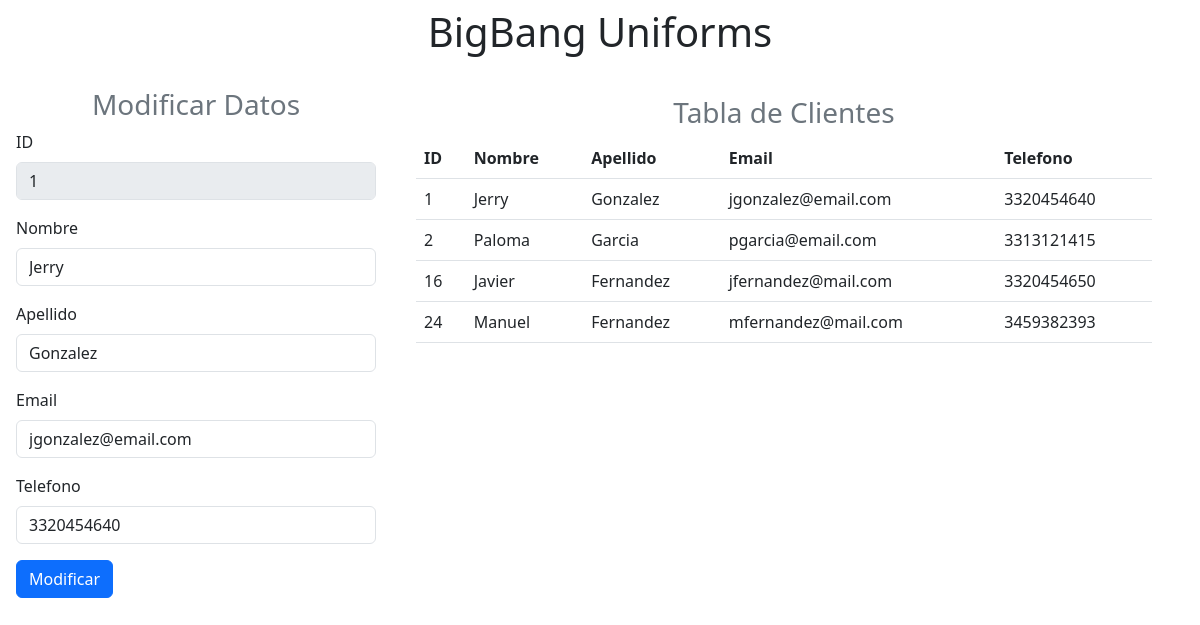
The page /view/view_edit.php?id=1 on the database its author committed.
### tables this page shows
CREATE TABLE `client_bbu` (
  `id` int(20) NOT NULL,
  `name` varchar(45) DEFAULT NULL,
  `last_name` varchar(45) DEFAULT NULL,
  `email` varchar(45) NOT NULL,
  `phone` varchar(15) DEFAULT NULL
);

### model/connect.php (called while the page is built, shortened)
<?php
class Connect{
    private $connector;
    public function __construct(){
        $this->connector = mysqli_connect("localhost", "root", "", "mysql_databases");
        $this->connector->set_charset("utf8");
    }
    public function connectionDataBase($sql){
        $result = mysqli_query($this->connector, $sql);
        return $result;
    }
}
?>

### controller/client_dao.php (called while the page is built, shortened)
<?php
class ClientDao{
    public function selectClient(){
        $data = array();
        $connector = new Connect();
        $result = $connector->connectionDataBase("SELECT * from client_bbu");
        if(mysqli_num_rows($result) > 0){
            while($dbdata = mysqli_fetch_assoc($result)){
                $client = new Client();
                $client->setId($dbdata["id"]);
                $client->setName($dbdata["name"]);
                $client->setLastName($dbdata["last_name"]);
                $client->setEmail($dbdata["email"]);
                $client->setPhone($dbdata["phone"]);
                array_push($data, $client);
            }
        }
        return $data;
    }
    public function selectByIdClient($id){
        $connector = new Connect();
        $result = $connector->connectionDataBase("SELECT * from client_bbu WHERE id=$id");
        if(mysqli_num_rows($result) > 0){
                $dbdata = mysqli_fetch_assoc($result);
                $client = new Client();
                $client->setId($dbdata["id"]);
                $client->setName($dbdata["name"]);
                $client->setLastName($dbdata["last_name"]);
                $client->setEmail($dbdata["email"]);
                $client->setPhone($dbdata["phone"]);
        }
        return $client;
    }
}
?>

### model/client.php (called while the page is built)
<?php
class Client{
    private $id;
    private $name;
    private $lastName;
    private $email;
    private $phone;
    public function getId()
    {
        return $this->id;
    }
    public function setId($id)
    {
        $this->id = $id;
        return $this;
    }
    public function getName()
    {
        return $this->name;
    }
    public function setName($name)
    {
        $this->name = $name;
        return $this;
    }
    public function getLastName()
    {
        return $this->lastName;
    }
    public function setLastName($lastName)
    {
        $this->lastName = $lastName;
        return $this;
    }
    public function getEmail()
    {
        return $this->email;
    }
    public function setEmail($email)
    {
        $this->email = $email;
        return $this;
    }
    public function getPhone()
    {
        return $this->phone;
    }
    public function setPhone($phone)
    {
        $this->phone = $phone;
        return $this;
    }
}
?>

### view/view_edit.php (the view, shortened to what this page needs)
<?php
include "../model/connect.php";
include "../model/client.php";
include "../controller/client_dao.php";
?>
<!DOCTYPE html>
<html lang="en">
<head>
    <link href="https://cdn.jsdelivr.net/npm/bootstrap@5.3.0-alpha1/dist/css/bootstrap.min.css" rel="stylesheet">
</head>
<body>
    <h1 class="text-center p-2">BigBang Uniforms</h1>
    <div class="container-fluid row">
        <form class="col-4 p-3" method="POST">
            <h3 class="text-center text-secondary">Modificar Datos</h3>
            <div class="mb-3">
                <label for="id" class="form-label">ID</label>
                <input type="text" class="form-control" id="id" name="id" disabled value="<?= $_GET["id"] ?>">
            </div>
            <?php
            $client = new ClientDao();
            $dbdata = $client->selectByIdClient($_GET["id"]);
            ?>
            <div class="mb-3">
                <label for="name" class="form-label">Nombre</label>
                <input type="text" class="form-control" id="name" name="name" value="<?= $dbdata->getName() ?>">
            </div>
            <div class="mb-3">
                <label for="last_name" class="form-label">Apellido</label>
                <input type="text" class="form-control" id="last_name" name="last_name" value="<?= $dbdata->getLastName() ?>">
            </div>
            <div class="mb-3">
                <label for="email" class="form-label">Email</label>
                <input type="text" class="form-control" id="email" name="email" value="<?= $dbdata->getEmail() ?>">
            </div>
            <div class="mb-3">
                <label for="phone" class="form-label">Telefono</label>
                <input type="text" class="form-control" id="phone" name="phone" value="<?= $dbdata->getPhone() ?>">
            </div>
            <button type="submit" class="btn btn-primary" name="edit_btn" value="ok">Modificar</button>
        </form>
        <div class="col-8 p-4">
        <h3 class="text-center text-secondary">Tabla de Clientes</h3>
        <table class="table">
            <thead class="bg-info">
                <tr>
                    <th scope="col">ID</th>
                    <th scope="col">Nombre</th>
                    <th scope="col">Apellido</th>
                    <th scope="col">Email</th>
                    <th scope="col">Telefono</th>
                </tr>
            </thead>
            <tbody>
                <?php
                    $client = new ClientDao();
                    $dbdata = $client->selectClient();
                    foreach($dbdata as $value) {
                ?>
                <tr>
                    <td><?= $value->getId() ?></td>
                    <td><?= $value->getName() ?></td>
                    <td><?= $value->getLastName() ?></td>
                    <td><?= $value->getEmail() ?></td>
                    <td><?= $value->getPhone() ?></td>
                </tr>
                <?php
                    }
                ?>
            </tbody>
        </table>
        </div>
    </div>
</body>
</html>

### rows shown on the page
client_bbu: name "Jerry", last_name "Gonzalez", email "jgonzalez@email.com", phone "3320454640", id "1"
client_bbu: id "2", name "Paloma", last_name "Garcia", email "pgarcia@email.com", phone "3313121415"
client_bbu: id "16", name "Javier", last_name "Fernandez", email "jfernandez@mail.com", phone "3320454650"
client_bbu: id "24", name "Manuel", last_name "Fernandez", email "mfernandez@mail.com", phone "3459382393"
